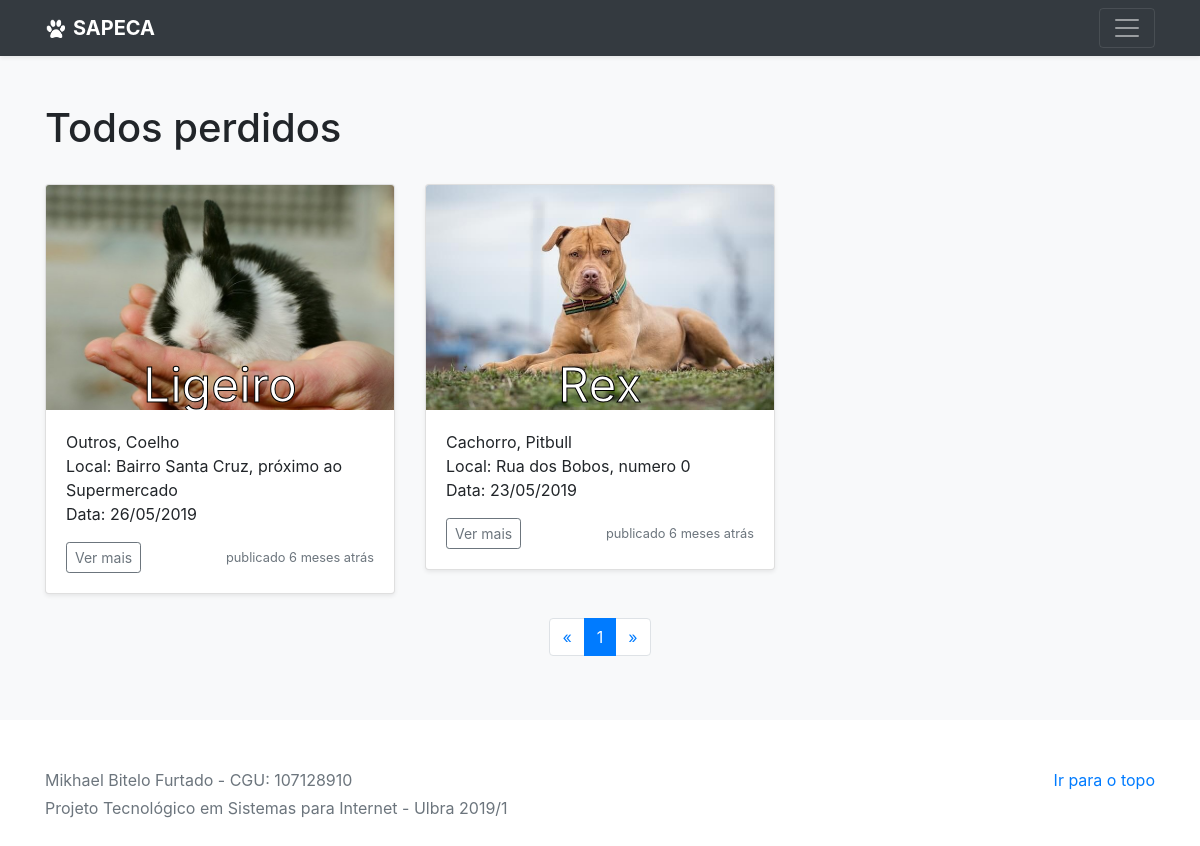
Screenshot of /todos.php?sit=perdido with the database file from the repository.
### tables this page shows
CREATE TABLE evento(
    idEvento INT NOT NULL AUTO_INCREMENT,
    nome VARCHAR(20),
    idade VARCHAR(20),
    caracteristicas VARCHAR(150) NOT NULL,
    local VARCHAR(50) NOT NULL,
    dataEvento DATE NOT NULL,
    pessoa VARCHAR(50) NOT NULL,
    contato VARCHAR(100) NOT NULL,
    idRaca INT NOT NULL,
    imagem VARCHAR(30) NOT NULL,
    dataPost DATETIME NOT NULL,
    publicado BOOLEAN NOT NULL,
    idSituacao INT NOT NULL,
    CONSTRAINT pk_evento PRIMARY KEY (idEvento),
    CONSTRAINT fk_everac FOREIGN KEY (idRaca) REFERENCES raca(idRaca),
    CONSTRAINT fk_evesit FOREIGN KEY (idSituacao) REFERENCES situacao(idSituacao)
);

CREATE TABLE animal(
    idAnimal INT NOT NULL AUTO_INCREMENT,
    nomeAnimal VARCHAR(20) NOT NULL,
    constraint pk_animal PRIMARY KEY (idAnimal)
);

CREATE TABLE raca(
    idRaca INT NOT NULL AUTO_INCREMENT,
    nomeRaca VARCHAR(40) NOT NULL,
    idAnimal INT NOT NULL,
    constraint pk_raca PRIMARY KEY (idRaca),
    constraint fk_racani FOREIGN KEY (idAnimal) references animal(idAnimal)
);

### classes/connection.php (called while the page is built, shortened)
<?php
Class Connection{
    var $server = "localhost";
    var $username = "root";
    var $password = "";
    var $database = "ptsi_mikhaelbitelo";
    function Conectar(){
        $conectar = mysqli_connect($this->server,$this->username,$this->password,$this->database);
        $conectar->set_charset('utf8');
        return $conectar;
    }
}
?>

### classes/listar.php (called while the page is built, shortened)
<?php
require_once("connection.php");
class listar{
    private $conexaoSQL;
    function __construct(){
        $this->conexaoSQL = new Connection();
    }
    function listarEvento($situacao, $ordem = "ASC", $publicado, $qtd = NULL){
        $limit = isset($qtd) ? "LIMIT $qtd" : "";
        $situacao = ($situacao > 0) ? "and `e`.idSituacao = $situacao" : "";
        $sql = $this->conexaoSQL->Conectar()->query("SELECT `idEvento`, `nome`, `idade`, `caracteristicas`, `local`, `dataEvento`, `pessoa`, `contato`, `nomeRaca`, `nomeAnimal`, `imagem`, `dataPost`, `publicado`, `idSituacao` FROM `evento` `e` INNER JOIN `raca` `r` on `e`.`idRaca` = `r`.`idRaca` INNER JOIN `animal` `a` on `r`.`idAnimal` = `a`.`idAnimal` WHERE publicado = {$publicado} {$situacao} ORDER by `dataPost` {$ordem} {$limit}");
        if ($sql->num_rows >= 1) {
            while($row = $sql->fetch_assoc()) {
                $rows[] = $row;
            }
            return $rows;
        } else {
            return FALSE;
        }
    }
    public function MYSQLparaPTBR($data){
        $DataTime = new DateTime($data);
        return $DataTime->format("d/m/Y");
    }
    function tempo($time){
        $now = strtotime(date('Y/m/d H:i:s'));
        $time = strtotime($time);
        $diff = $now - $time;
        $seconds = $diff;
        $minutes = round($diff / 60);
        $hours = round($diff / 3600);
        $days = round($diff / 86400);
        $weeks = round($diff / 604800);
        $months = round($diff / 2419200);
        $years = round($diff / 29030400);
        if ($seconds <= 60) return "1 min atrás";
        else if ($minutes <= 60) return $minutes==1 ?'1 min atrás':$minutes.' min atrás';
        else if ($hours <= 24) return $hours==1 ?'1 hora atrás':$hours.' horas atrás';
        else if ($days <= 7) return $days==1 ?'1 dia atras':$days.' dias atrás';
        else if ($weeks <= 4) return $weeks==1 ?'1 semana atrás':$weeks.' semanas atrás';
        else if ($months <= 12) return $months == 1 ?'1 mês atrás':$months.' meses atrás';
        else return $years == 1 ? 'um ano atrás':$years.' anos atrás';
    }
}

### todos.php (the view, shortened to what this page needs)
<?php
if(@$_GET['sit'] == "perdido"){
$sit = 1;
$texto = "perdidos";
}elseif (@$_GET['sit'] == "encontrado"){
$sit = 2;
$texto = "encontrados";
}else{
    $sit = 0;
}
include("_header.php");
$itens_por_pagina = 3;
$pagina = isset($_GET['pagina']) ? intval($_GET['pagina']) : "1";
$num_paginas = ceil(count($objListar->listarEvento($sit, null, true, null))/$itens_por_pagina);
$limit = ($pagina-1)*$itens_por_pagina.", ".$itens_por_pagina;
?>
<?php if($sit){ ?>
<main role="main">
    <div class="album py-5 bg-light">
        <div class="container">
            <h1>Todos <?php echo $texto; ?></h1><br>
            <div class="row">
                <?php if($objListar->listarEvento($sit, "DESC", true, "$limit")){foreach($objListar->listarEvento($sit,"DESC", true,"$limit") as $lista){ ?>
                    <div class="col-md-4">
                        <div class="card mb-4 shadow-sm">
                            <svg class="bd-placeholder-img card-img-top" width="100%" height="225" xmlns="http://www.w3.org/2000/svg" preserveAspectRatio="xMidYMid slice" focusable="false" role="img"><image width="100%" height="225" xlink:href="<?php echo "imagens/{$lista['imagem']}" ?>" preserveAspectRatio="none" /><text x="50%" y="90%" fill="#fff" stroke="#000" font-size="48px" dy=".3em"><?php echo htmlspecialchars($lista['nome']) ?></text></svg>
                            <div class="card-body">
                                <p class="card-text"><?php echo "{$lista['nomeAnimal']}" ?>, <?php echo "{$lista['nomeRaca']}" ?><br>
                                    Local: <?php echo "{$lista['local']}" ?><br>
                                    Data: <?php echo "{$objListar->MYSQLparaPTBR($lista['dataEvento'])}" ?></p>
                                <div class="d-flex justify-content-between align-items-center">
                                    <div class="btn-group">
                                        <button type="button" class="btn btn-sm btn-outline-secondary" data-toggle="modal" data-remote="evento.php?ver&id=<?php echo "{$lista['idEvento']}" ?>" data-target="#myModel">Ver mais</button>
                                    </div>
                                    <small class="text-muted">publicado <?php echo "{$objListar->tempo($lista['dataPost'])}" ?></small>
                                </div>
                            </div>
                        </div>
                    </div>
                <?php }}?>
            </div>
            <nav aria-label="Page navigation example">
                <ul class="pagination justify-content-center">
                    <li class="page-item">
                        <a class="page-link" href="?sit=<?php echo $_GET['sit']; ?>&pagina=1" aria-label="Previous">
                            <span aria-hidden="true">&laquo;</span>
                        </a>
                    </li>
                    <?php
                    for($i=1;$i<=$num_paginas;$i++){
                        $estilo = "";
                        if($pagina == $i)
                            $estilo = "active";
                        ?>
                        <li class="page-item <?php echo $estilo; ?>"><a class="page-link" href="?sit=<?php echo $_GET['sit']; ?>&pagina=<?php echo $i; ?>"><?php echo $i; ?></a></li>
                    <?php } ?>
                    <li class="page-item">
                        <a class="page-link" href="?sit=<?php echo $_GET['sit']; ?>&pagina=<?php echo $num_paginas; ?>" aria-label="Next">
                            <span aria-hidden="true">&raquo;</span>
                        </a>
                    </li>
                </ul>
            </nav>
        </div>
    </div>
</main>
<?php }else{ ?>
    erro
    <?php } ?>
<?php include("_footer.php"); ?>

### _header.php (style rules this page uses)
.bd-placeholder-img { font-size: 1.125rem; text-anchor: middle; -webkit-user-select: none; -moz-user-select: none; -ms-user-select: none; user-select: none; }

### rows the page displays
evento: nome "Ligeiro", animal.nomeAnimal "Outros", idRaca.nomeRaca "Coelho", local "Bairro Santa Cruz, próximo ao Supermercado", dataEvento "26/05/2019", dataPost "6 meses atrás"
evento: nome "Rex", animal.nomeAnimal "Cachorro", idRaca.nomeRaca "Pitbull", local "Rua dos Bobos, numero 0", dataEvento "23/05/2019", dataPost "6 meses atrás"

### other values shown
$texto "perdidos"
